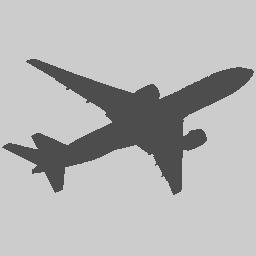
%> input picture stim/genim/Sil/example_airplane_s.jpg, 256 x 256 px; its folder holds only this picture in this run
$ octave step6_Gen_Sparse_and_Dense.m   (GNU Octave 9; MATLAB toolbox functions it lacks are replaced by stand-ins)
%> lines starting %> are read from the running program, lines starting %| are printed output that depends on the picture; in (x1, y1, x2, y2) boxes, pixels count from 0 and x2, y2 are one past the last pixel; in counts of white or black regions, pixels touching at a corner belong together; the program's own positions count from 1
clear;clc
rootD = '/isilon/LFMI/VMdrive/Mugihiko/GlobalShape/Behav/DNNObjectRec_Kato2025/stim';
sil    = dir([rootD '/genim/Sil/*.jpg']);
dtype = {'Sparse' 'Dense'};

for d = 1:length(dtype)
    switch dtype{d}
        case 'Sparse'
            dotDiameter = 10;
            dotDensity  = 0.03;
        case 'Dense'
            dotDiameter = 10;
            dotDensity  = 0.0525;
    end
    savedir = sprintf([rootD '/genim/%s'],dtype{d});

    if ~exist(savedir,'dir')
        mkdir(savedir)
    end
    sil_color = 255*0.3;
    bg_color  = 255*0.8;
    for im = 1:length(sil)
        sil0 = imread([sil(im).folder '/' sil(im).name]);
%> sil0 is the input picture: size 256x256x3 uint8; min 45, max 237, mean 181.3
        mask = imbinarize(sil0);
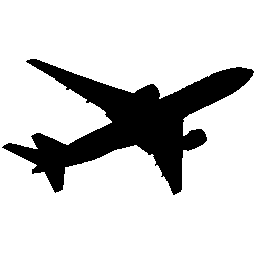
%> mask: size 256x256x3 logical; 82.1% white; 1 black region, box (x1, y1, x2, y2) and area: (2, 59, 254, 195) 11706
        mask = ~mask(:,:,1);

        [rows, cols] = size(mask);
%> rows = 256; cols = 256

        % Create a blank canvas for the triangle art
        triangleArtImage = zeros(rows, cols);

        % Calculate the total number of triangles based on density and silhouette area
        silhouetteArea = sum(mask(:));
%> silhouetteArea = 11706
        totalTriangles = round(silhouetteArea * dotDensity);
%> totalTriangles = 351

        % Generate random triangle positions within the silhouette
        [silhouetteY, silhouetteX] = find(mask);
%> silhouetteY = 11706 values from 60 to 195; silhouetteX = 11706 values from 3 to 254
        numSilhouettePixels = length(silhouetteY);
%> numSilhouettePixels = 11706

        % Randomly sample positions for triangles
        randomIndices = randi(numSilhouettePixels, totalTriangles, 1);
        sampledY = silhouetteY(randomIndices);
%> sampledY = 351 values, max 191 at index 203, min 61 at index 200, mean 122
        sampledX = silhouetteX(randomIndices);
%> sampledX = 351 values, max 253 at index 216, min 7 at index 41, mean 134.3

        % Create a triangle for each sampled position
        halfSide = dotDiameter / 2;
        [xGrid, yGrid] = meshgrid(1:cols, 1:rows);

        for i = 1:totalTriangles
            % Define the center of the plus sign
            centerX = sampledX(i);
            centerY = sampledY(i);

            % Draw a "+" shape (cross)
            thickness = round(dotDiameter / 2); % Half length of the cross arms
            for t = -thickness:thickness
                % Horizontal line
                if centerX + t > 0 && centerX + t <= cols
                    triangleArtImage(centerY, centerX + t) = 1;
                end
                % Vertical line
                if centerY + t > 0 && centerY + t <= rows
                    triangleArtImage(centerY + t, centerX) = 1;
                end
            end
        end
%> this loop made 351 passes
%> (centerX, centerY) on passes 1 to 3: (191, 143), (177, 127), (121, 91)
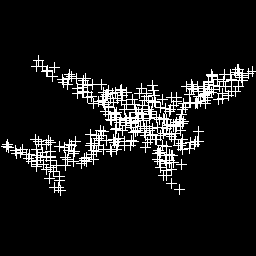
%> triangleArtImage: size 256x256 double; values 0 (black) and 1 (white), 8.7% white in thin lines or dots, all inside (x1, y1, x2, y2) = (1, 55, 256, 196)

        dot           = uint8(~triangleArtImage*bg_color); % to change background color, change here.
        dot(dot == 0) = sil_color;

        imwrite(dot,[savedir '/' strrep(sil(im).name,'_s.jpg','_d.jpg')])
    end
end
